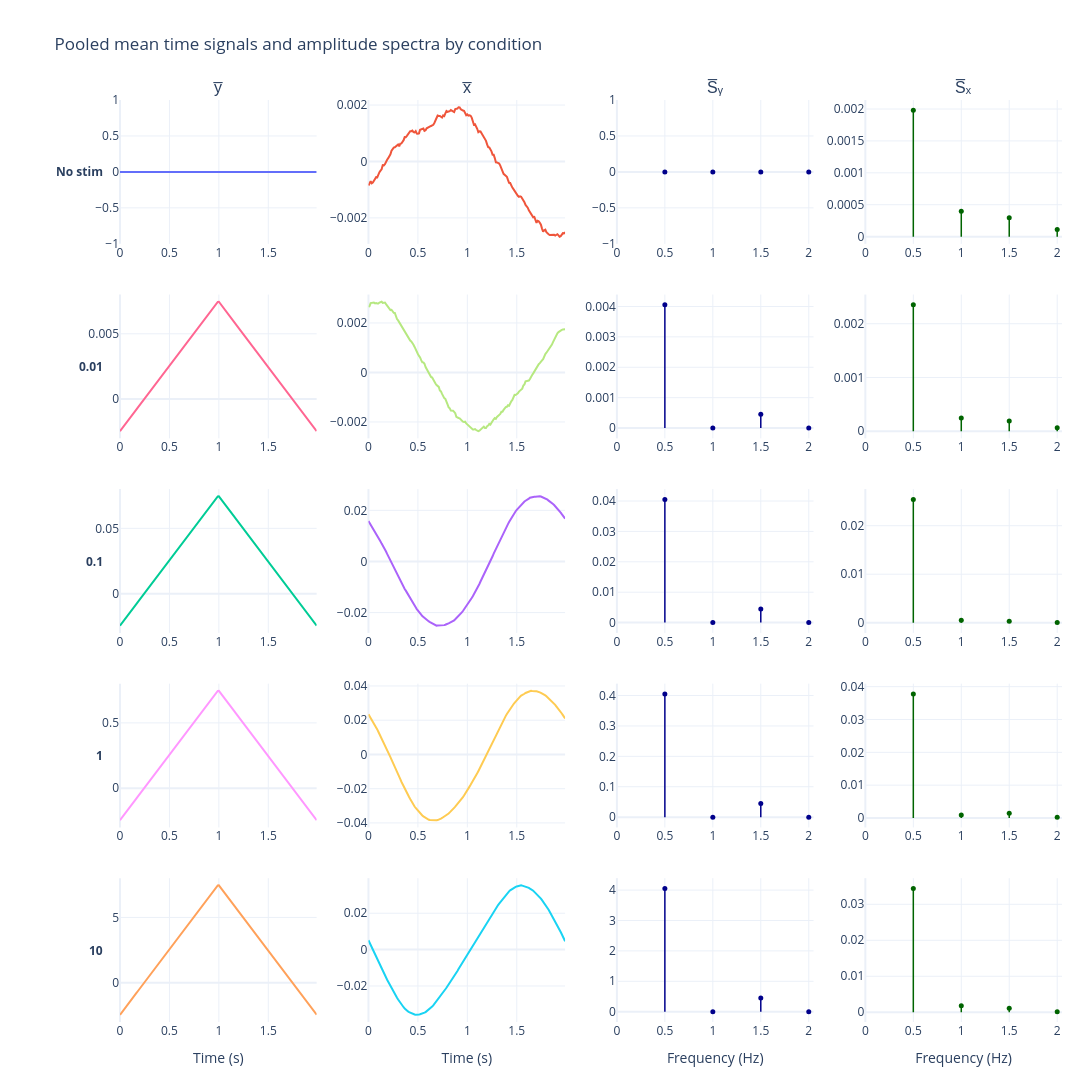

This figure's notebook cell:
### Markdown cell above
# Combined results grid

### Code cell
column_titles = ['y̅', 'x̅', 'S̅ᵧ', 'S̅ₓ']
fig_grid = make_subplots(
    rows=len(condition_results), cols=4,
    column_titles=column_titles,
    horizontal_spacing=0.055, vertical_spacing=0.055,
)

for row, result in enumerate(condition_results, start=1):
    group = result['group']
    y_bar = group.stimulus_mean
    x_bar = group.response_mean0
    sy_bar = np.abs(group.stimulus_spectrum_mean)
    sx_bar = np.abs(group.response_spectrum_mean)

    # Time-domain means are continuous signals.
    fig_grid.add_trace(
        go.Scatter(x=group.time, y=y_bar, mode='lines', showlegend=False),
        row=row, col=1,
    )
    fig_grid.add_trace(
        go.Scatter(x=group.time, y=x_bar, mode='lines', showlegend=False),
        row=row, col=2,
    )

    # Frequency-domain means are discrete values, so draw stems rather than
    # connecting adjacent frequency bins with a continuous line.
    for col, amplitude, color in ((3, sy_bar, 'darkblue'), (4, sx_bar, 'darkgreen')):
        stem_x = np.repeat(group.freq, 3)
        stem_y = np.empty(len(group.freq) * 3)
        stem_y[0::3] = 0
        stem_y[1::3] = amplitude
        stem_y[2::3] = np.nan
        fig_grid.add_trace(
            go.Scatter(
                x=stem_x, y=stem_y, mode='lines',
                line=dict(width=1.5, color=color), showlegend=False,
            ),
            row=row, col=col,
        )
        fig_grid.add_trace(
            go.Scatter(
                x=group.freq, y=amplitude, mode='markers',
                marker=dict(size=5, color=color), showlegend=False,
            ),
            row=row, col=col,
        )

    first_axis_number = 4 * (row - 1) + 1
    axis_suffix = '' if first_axis_number == 1 else str(first_axis_number)
    fig_grid.add_annotation(
        x=-0.075, y=0.5, xref=f'x{axis_suffix} domain',
        yref=f'y{axis_suffix} domain',
        text=f"<b>{result['label']}</b>",
        showarrow=False, xanchor='right', yanchor='middle',
    )

for col in (1, 2):
    fig_grid.update_xaxes(title_text='Time (s)', row=len(condition_results), col=col)
for row in range(1, len(condition_results) + 1):
    for col in (3, 4):
        fig_grid.update_xaxes(
            tickmode='array', tickvals=np.arange(0, 2.01, 0.5),
            range=[0, 2.05], row=row, col=col,
        )
for col in (3, 4):
    fig_grid.update_xaxes(title_text='Frequency (Hz)', row=len(condition_results), col=col)

fig_grid.update_layout(
    title='Pooled mean time signals and amplitude spectra by condition',
    template='plotly_white',
    height=1250, width=1450,
    margin=dict(l=120, r=30, t=100, b=70),
)

### Figure 1 — Plotly figure (JSON) as saved in the notebook; plotly's stock layout.template omitted (floating-point values rounded to 4 significant figures; data arrays with more than 128 entries replaced by an {"elided": "..."} marker saying what was removed)
{"data": [{"mode": "lines", "showlegend": false, "type": "scatter", "x": {"elided": "180 float values"}, "xaxis": "x", "y": {"elided": "180 float values"}, "yaxis": "y"}, {"mode": "lines", "showlegend": false, "type": "scatter", "x": {"elided": "180 float values"}, "xaxis": "x2", "y": {"elided": "180 float values"}, "yaxis": "y2"}, {"line": {"color": "darkblue", "width": 1.5}, "mode": "lines", "showlegend": false, "type": "scatter", "x": [0.5, 0.5, 0.5, 1.0, 1.0, 1.0, 1.5, 1.5, 1.5, 2.0, 2.0, 2.0], "xaxis": "x3", "y": [0.0, 0.0, NaN, 0.0, 0.0, NaN, 0.0, 0.0, NaN, 0.0, 0.0, NaN], "yaxis": "y3"}, {"marker": {"color": "darkblue", "size": 5}, "mode": "markers", "showlegend": false, "type": "scatter", "x": [0.5, 1.0, 1.5, 2.0], "xaxis": "x3", "y": [0.0, 0.0, 0.0, 0.0], "yaxis": "y3"}, {"line": {"color": "darkgreen", "width": 1.5}, "mode": "lines", "showlegend": false, "type": "scatter", "x": [0.5, 0.5, 0.5, 1.0, 1.0, 1.0, 1.5, 1.5, 1.5, 2.0, 2.0, 2.0], "xaxis": "x4", "y": [0.0, 0.001979, NaN, 0.0, 0.0003992, NaN, 0.0, 0.0002978, NaN, 0.0, 0.0001126, NaN], "yaxis": "y4"}, {"marker": {"color": "darkgreen", "size": 5}, "mode": "markers", "showlegend": false, "type": "scatter", "x": [0.5, 1.0, 1.5, 2.0], "xaxis": "x4", "y": [0.001979, 0.0003992, 0.0002978, 0.0001126], "yaxis": "y4"}, {"mode": "lines", "showlegend": false, "type": "scatter", "x": {"elided": "180 float values"}, "xaxis": "x5", "y": {"elided": "180 float values"}, "yaxis": "y5"}, {"mode": "lines", "showlegend": false, "type": "scatter", "x": {"elided": "180 float values"}, "xaxis": "x6", "y": {"elided": "180 float values"}, "yaxis": "y6"}, {"line": {"color": "darkblue", "width": 1.5}, "mode": "lines", "showlegend": false, "type": "scatter", "x": [0.5, 0.5, 0.5, 1.0, 1.0, 1.0, 1.5, 1.5, 1.5, 2.0, 2.0, 2.0], "xaxis": "x7", "y": [0.0, 0.004053, NaN, 0.0, 1.754e-08, NaN, 0.0, 0.0004503, NaN, 0.0, 7.823e-09, NaN], "yaxis": "y7"}, {"marker": {"color": "darkblue", "size": 5}, "mode": "markers", "showlegend": false, "type": "scatter", "x": [0.5, 1.0, 1.5, 2.0], "xaxis": "x7", "y": [0.004053, 1.754e-08, 0.0004503, 7.823e-09], "yaxis": "y7"}, {"line": {"color": "darkgreen", "width": 1.5}, "mode": "lines", "showlegend": false, "type": "scatter", "x": [0.5, 0.5, 0.5, 1.0, 1.0, 1.0, 1.5, 1.5, 1.5, 2.0, 2.0, 2.0], "xaxis": "x8", "y": [0.0, 0.002352, NaN, 0.0, 0.0002466, NaN, 0.0, 0.0001881, NaN, 0.0, 6.584e-05, NaN], "yaxis": "y8"}, {"marker": {"color": "darkgreen", "size": 5}, "mode": "markers", "showlegend": false, "type": "scatter", "x": [0.5, 1.0, 1.5, 2.0], "xaxis": "x8", "y": [0.002352, 0.0002466, 0.0001881, 6.584e-05], "yaxis": "y8"}, {"mode": "lines", "showlegend": false, "type": "scatter", "x": {"elided": "180 float values"}, "xaxis": "x9", "y": {"elided": "180 float values"}, "yaxis": "y9"}, {"mode": "lines", "showlegend": false, "type": "scatter", "x": {"elided": "180 float values"}, "xaxis": "x10", "y": {"elided": "180 float values"}, "yaxis": "y10"}, {"line": {"color": "darkblue", "width": 1.5}, "mode": "lines", "showlegend": false, "type": "scatter", "x": [0.5, 0.5, 0.5, 1.0, 1.0, 1.0, 1.5, 1.5, 1.5, 2.0, 2.0, 2.0], "xaxis": "x11", "y": [0.0, 0.04053, NaN, 0.0, 1.218e-07, NaN, 0.0, 0.004503, NaN, 0.0, 8.105e-08, NaN], "yaxis": "y11"}, {"marker": {"color": "darkblue", "size": 5}, "mode": "markers", "showlegend": false, "type": "scatter", "x": [0.5, 1.0, 1.5, 2.0], "xaxis": "x11", "y": [0.04053, 1.218e-07, 0.004503, 8.105e-08], "yaxis": "y11"}, {"line": {"color": "darkgreen", "width": 1.5}, "mode": "lines", "showlegend": false, "type": "scatter", "x": [0.5, 0.5, 0.5, 1.0, 1.0, 1.0, 1.5, 1.5, 1.5, 2.0, 2.0, 2.0], "xaxis": "x12", "y": [0.0, 0.02542, NaN, 0.0, 0.000519, NaN, 0.0, 0.0003241, NaN, 0.0, 2.368e-05, NaN], "yaxis": "y12"}, {"marker": {"color": "darkgreen", "size": 5}, "mode": "markers", "showlegend": false, "type": "scatter", "x": [0.5, 1.0, 1.5, 2.0], "xaxis": "x12", "y": [0.02542, 0.000519, 0.0003241, 2.368e-05], "yaxis": "y12"}, {"mode": "lines", "showlegend": false, "type": "scatter", "x": {"elided": "180 float values"}, "xaxis": "x13", "y": {"elided": "180 float values"}, "yaxis": "y13"}, {"mode": "lines", "showlegend": false, "type": "scatter", "x": {"elided": "180 float values"}, "xaxis": "x14", "y": {"elided": "180 float values"}, "yaxis": "y14"}, {"line": {"color": "darkblue", "width": 1.5}, "mode": "lines", "showlegend": false, "type": "scatter", "x": [0.5, 0.5, 0.5, 1.0, 1.0, 1.0, 1.5, 1.5, 1.5, 2.0, 2.0, 2.0], "xaxis": "x15", "y": [0.0, 0.4053, NaN, 0.0, 2.795e-07, NaN, 0.0, 0.04503, NaN, 0.0, 7.963e-07, NaN], "yaxis": "y15"}, {"marker": {"color": "darkblue", "size": 5}, "mode": "markers", "showlegend": false, "type": "scatter", "x": [0.5, 1.0, 1.5, 2.0], "xaxis": "x15", "y": [0.4053, 2.795e-07, 0.04503, 7.963e-07], "yaxis": "y15"}, {"line": {"color": "darkgreen", "width": 1.5}, "mode": "lines", "showlegend": false, "type": "scatter", "x": [0.5, 0.5, 0.5, 1.0, 1.0, 1.0, 1.5, 1.5, 1.5, 2.0, 2.0, 2.0], "xaxis": "x16", "y": [0.0, 0.03779, NaN, 0.0, 0.0009152, NaN, 0.0, 0.001408, NaN, 0.0, 0.0002551, NaN], "yaxis": "y16"}, {"marker": {"color": "darkgreen", "size": 5}, "mode": "markers", "showlegend": false, "type": "scatter", "x": [0.5, 1.0, 1.5, 2.0], "xaxis": "x16", "y": [0.03779, 0.0009152, 0.001408, 0.0002551], "yaxis": "y16"}, {"mode": "lines", "showlegend": false, "type": "scatter", "x": {"elided": "180 float values"}, "xaxis": "x17", "y": {"elided": "180 float values"}, "yaxis": "y17"}, {"mode": "lines", "showlegend": false, "type": "scatter", "x": {"elided": "180 float values"}, "xaxis": "x18", "y": {"elided": "180 float values"}, "yaxis": "y18"}, {"line": {"color": "darkblue", "width": 1.5}, "mode": "lines", "showlegend": false, "type": "scatter", "x": [0.5, 0.5, 0.5, 1.0, 1.0, 1.0, 1.5, 1.5, 1.5, 2.0, 2.0, 2.0], "xaxis": "x19", "y": [0.0, 4.053, NaN, 0.0, 4.634e-05, NaN, 0.0, 0.4503, NaN, 0.0, 4.496e-05, NaN], "yaxis": "y19"}, {"marker": {"color": "darkblue", "size": 5}, "mode": "markers", "showlegend": false, "type": "scatter", "x": [0.5, 1.0, 1.5, 2.0], "xaxis": "x19", "y": [4.053, 4.634e-05, 0.4503, 4.496e-05], "yaxis": "y19"}, {"line": {"color": "darkgreen", "width": 1.5}, "mode": "lines", "showlegend": false, "type": "scatter", "x": [0.5, 0.5, 0.5, 1.0, 1.0, 1.0, 1.5, 1.5, 1.5, 2.0, 2.0, 2.0], "xaxis": "x20", "y": [0.0, 0.03439, NaN, 0.0, 0.001837, NaN, 0.0, 0.001132, NaN, 0.0, 0.0001578, NaN], "yaxis": "y20"}, {"marker": {"color": "darkgreen", "size": 5}, "mode": "markers", "showlegend": false, "type": "scatter", "x": [0.5, 1.0, 1.5, 2.0], "xaxis": "x20", "y": [0.03439, 0.001837, 0.001132, 0.0001578], "yaxis": "y20"}], "layout": {"annotations": [{"font": {"size": 16}, "showarrow": false, "text": "y̅", "x": 0.1044, "xanchor": "center", "xref": "paper", "y": 1, "yanchor": "bottom", "yref": "paper"}, {"font": {"size": 16}, "showarrow": false, "text": "x̅", "x": 0.3681, "xanchor": "center", "xref": "paper", "y": 1, "yanchor": "bottom", "yref": "paper"}, {"font": {"size": 16}, "showarrow": false, "text": "S̅ᵧ", "x": 0.6319, "xanchor": "center", "xref": "paper", "y": 1, "yanchor": "bottom", "yref": "paper"}, {"font": {"size": 16}, "showarrow": false, "text": "S̅ₓ", "x": 0.8956, "xanchor": "center", "xref": "paper", "y": 1, "yanchor": "bottom", "yref": "paper"}, {"showarrow": false, "text": "<b>No stim</b>", "x": -0.075, "xanchor": "right", "xref": "x domain", "y": 0.5, "yanchor": "middle", "yref": "y domain"}, {"showarrow": false, "text": "<b>0.01</b>", "x": -0.075, "xanchor": "right", "xref": "x5 domain", "y": 0.5, "yanchor": "middle", "yref": "y5 domain"}, {"showarrow": false, "text": "<b>0.1</b>", "x": -0.075, "xanchor": "right", "xref": "x9 domain", "y": 0.5, "yanchor": "middle", "yref": "y9 domain"}, {"showarrow": false, "text": "<b>1</b>", "x": -0.075, "xanchor": "right", "xref": "x13 domain", "y": 0.5, "yanchor": "middle", "yref": "y13 domain"}, {"showarrow": false, "text": "<b>10</b>", "x": -0.075, "xanchor": "right", "xref": "x17 domain", "y": 0.5, "yanchor": "middle", "yref": "y17 domain"}], "height": 1250, "margin": {"b": 70, "l": 120, "r": 30, "t": 100}, "title": {"text": "Pooled mean time signals and amplitude spectra by condition"}, "width": 1450, "xaxis": {"anchor": "y", "domain": [0, 0.2087]}, "xaxis10": {"anchor": "y10", "domain": [0.2637, 0.4725]}, "xaxis11": {"anchor": "y11", "domain": [0.5275, 0.7362], "range": [0, 2.05], "tickmode": "array", "tickvals": [0.0, 0.5, 1.0, 1.5, 2.0]}, "xaxis12": {"anchor": "y12", "domain": [0.7913, 1], "range": [0, 2.05], "tickmode": "array", "tickvals": [0.0, 0.5, 1.0, 1.5, 2.0]}, "xaxis13": {"anchor": "y13", "domain": [0, 0.2087]}, "xaxis14": {"anchor": "y14", "domain": [0.2637, 0.4725]}, "xaxis15": {"anchor": "y15", "domain": [0.5275, 0.7362], "range": [0, 2.05], "tickmode": "array", "tickvals": [0.0, 0.5, 1.0, 1.5, 2.0]}, "xaxis16": {"anchor": "y16", "domain": [0.7913, 1], "range": [0, 2.05], "tickmode": "array", "tickvals": [0.0, 0.5, 1.0, 1.5, 2.0]}, "xaxis17": {"anchor": "y17", "domain": [0, 0.2087], "title": {"text": "Time (s)"}}, "xaxis18": {"anchor": "y18", "domain": [0.2637, 0.4725], "title": {"text": "Time (s)"}}, "xaxis19": {"anchor": "y19", "domain": [0.5275, 0.7362], "range": [0, 2.05], "tickmode": "array", "tickvals": [0.0, 0.5, 1.0, 1.5, 2.0], "title": {"text": "Frequency (Hz)"}}, "xaxis2": {"anchor": "y2", "domain": [0.2637, 0.4725]}, "xaxis20": {"anchor": "y20", "domain": [0.7913, 1], "range": [0, 2.05], "tickmode": "array", "tickvals": [0.0, 0.5, 1.0, 1.5, 2.0], "title": {"text": "Frequency (Hz)"}}, "xaxis3": {"anchor": "y3", "domain": [0.5275, 0.7362], "range": [0, 2.05], "tickmode": "array", "tickvals": [0.0, 0.5, 1.0, 1.5, 2.0]}, "xaxis4": {"anchor": "y4", "domain": [0.7913, 1], "range": [0, 2.05], "tickmode": "array", "tickvals": [0.0, 0.5, 1.0, 1.5, 2.0]}, "xaxis5": {"anchor": "y5", "domain": [0, 0.2087]}, "xaxis6": {"anchor": "y6", "domain": [0.2637, 0.4725]}, "xaxis7": {"anchor": "y7", "domain": [0.5275, 0.7362], "range": [0, 2.05], "tickmode": "array", "tickvals": [0.0, 0.5, 1.0, 1.5, 2.0]}, "xaxis8": {"anchor": "y8", "domain": [0.7913, 1], "range": [0, 2.05], "tickmode": "array", "tickvals": [0.0, 0.5, 1.0, 1.5, 2.0]}, "xaxis9": {"anchor": "y9", "domain": [0, 0.2087]}, "yaxis": {"anchor": "x", "domain": [0.844, 1]}, "yaxis10": {"anchor": "x10", "domain": [0.422, 0.578]}, "yaxis11": {"anchor": "x11", "domain": [0.422, 0.578]}, "yaxis12": {"anchor": "x12", "domain": [0.422, 0.578]}, "yaxis13": {"anchor": "x13", "domain": [0.211, 0.367]}, "yaxis14": {"anchor": "x14", "domain": [0.211, 0.367]}, "yaxis15": {"anchor": "x15", "domain": [0.211, 0.367]}, "yaxis16": {"anchor": "x16", "domain": [0.211, 0.367]}, "yaxis17": {"anchor": "x17", "domain": [0, 0.156]}, "yaxis18": {"anchor": "x18", "domain": [0, 0.156]}, "yaxis19": {"anchor": "x19", "domain": [0, 0.156]}, "yaxis2": {"anchor": "x2", "domain": [0.844, 1]}, "yaxis20": {"anchor": "x20", "domain": [0, 0.156]}, "yaxis3": {"anchor": "x3", "domain": [0.844, 1]}, "yaxis4": {"anchor": "x4", "domain": [0.844, 1]}, "yaxis5": {"anchor": "x5", "domain": [0.633, 0.789]}, "yaxis6": {"anchor": "x6", "domain": [0.633, 0.789]}, "yaxis7": {"anchor": "x7", "domain": [0.633, 0.789]}, "yaxis8": {"anchor": "x8", "domain": [0.633, 0.789]}, "yaxis9": {"anchor": "x9", "domain": [0.422, 0.578]}}}
